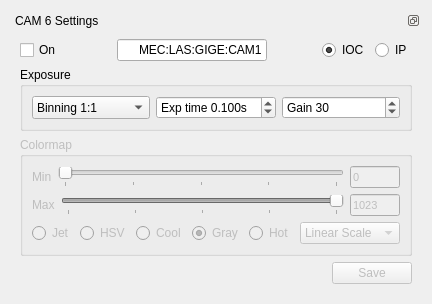
        <widget class="QWidget" name="tab_6">
         <attribute name="title">
          <string>C 6</string>
         </attribute>
         <layout class="QGridLayout" name="gridLayout_5">
          <item row="0" column="0">
           <widget class="QDockWidget" name="dockWidget_1_6">
            <property name="features">
             <set>QDockWidget::DockWidgetFloatable|QDockWidget::DockWidgetMovable</set>
            </property>
            <property name="windowTitle">
             <string>CAM 6 Settings</string>
            </property>
            <widget class="QWidget" name="dockWidgetContents_1_6">
             <layout class="QGridLayout" name="gridLayout_38">
              <item row="0" column="0">
               <layout class="QHBoxLayout" name="horizontalLayout_46">
                <item>
                 <widget class="QCheckBox" name="cB_on_6">
                  <property name="cursor">
                   <cursorShape>PointingHandCursor</cursorShape>
                  </property>
                  <property name="text">
                   <string>On</string>
                  </property>
                  <property name="checked">
                   <bool>false</bool>
                  </property>
                 </widget>
                </item>
                <item>
                 <spacer name="horizontalSpacer_19">
                  <property name="orientation">
                   <enum>Qt::Horizontal</enum>
                  </property>
                  <property name="sizeHint" stdset="0">
                   <size>
                    <width>40</width>
                    <height>20</height>
                   </size>
                  </property>
                 </spacer>
                </item>
                <item>
                 <widget class="QLineEdit" name="lEpvname_6">
                  <property name="sizePolicy">
                   <sizepolicy hsizetype="Preferred" vsizetype="Preferred">
                    <horstretch>0</horstretch>
                    <verstretch>0</verstretch>
                   </sizepolicy>
                  </property>
                  <property name="minimumSize">
                   <size>
                    <width>150</width>
                    <height>0</height>
                   </size>
                  </property>
                  <property name="maximumSize">
                   <size>
                    <width>16777215</width>
                    <height>30</height>
                   </size>
                  </property>
                  <property name="text">
                   <string>MEC:LAS:GIGE:CAM1</string>
                  </property>
                  <property name="alignment">
                   <set>Qt::AlignRight|Qt::AlignTrailing|Qt::AlignVCenter</set>
                  </property>
                 </widget>
                </item>
                <item>
                 <spacer name="horizontalSpacer_56">
                  <property name="orientation">
                   <enum>Qt::Horizontal</enum>
                  </property>
                  <property name="sizeHint" stdset="0">
                   <size>
                    <width>40</width>
                    <height>20</height>
                   </size>
                  </property>
                 </spacer>
                </item>
                <item>
                 <widget class="QRadioButton" name="rB_iocmod_6">
                  <property name="text">
                   <string>IOC</string>
                  </property>
                  <property name="checked">
                   <bool>true</bool>
                  </property>
                 </widget>
                </item>
                <item>
                 <widget class="QRadioButton" name="rB_ipmod_6">
                  <property name="text">
                   <string>IP</string>
                  </property>
                 </widget>
                </item>
               </layout>
              </item>
              <item row="1" column="0">
               <widget class="QGroupBox" name="groupBox_21">
                <property name="title">
                 <string>Exposure</string>
                </property>
                <layout class="QGridLayout" name="gridLayout_39">
                 <item row="0" column="2">
                  <widget class="QSpinBox" name="iS_gain_6">
                   <property name="suffix">
                    <string/>
                   </property>
                   <property name="prefix">
                    <string>Gain </string>
                   </property>
                   <property name="maximum">
                    <number>35</number>
                   </property>
                   <property name="value">
                    <number>30</number>
                   </property>
                  </widget>
                 </item>
                 <item row="0" column="0">
                  <widget class="QComboBox" name="cmB_bin_6">
                   <property name="sizePolicy">
                    <sizepolicy hsizetype="Preferred" vsizetype="Preferred">
                     <horstretch>0</horstretch>
                     <verstretch>0</verstretch>
                    </sizepolicy>
                   </property>
                   <property name="maximumSize">
                    <size>
                     <width>16777215</width>
                     <height>16777215</height>
                    </size>
                   </property>
                   <item>
                    <property name="text">
                     <string>Binning 1:1</string>
                    </property>
                   </item>
                   <item>
                    <property name="text">
                     <string>Binning 2:2</string>
                    </property>
                   </item>
                   <item>
                    <property name="text">
                     <string>Binning 3:3</string>
                    </property>
                   </item>
                   <item>
                    <property name="text">
                     <string>Binning 8:8</string>
                    </property>
                   </item>
                  </widget>
                 </item>
                 <item row="0" column="1">
                  <widget class="QDoubleSpinBox" name="dS_expt_6">
                   <property name="prefix">
                    <string>Exp time </string>
                   </property>
                   <property name="suffix">
                    <string>s</string>
                   </property>
                   <property name="decimals">
                    <number>3</number>
                   </property>
                   <property name="minimum">
                    <double>0.050000000000000</double>
                   </property>
                   <property name="maximum">
                    <double>60.000000000000000</double>
                   </property>
                   <property name="singleStep">
                    <double>0.100000000000000</double>
                   </property>
                   <property name="value">
                    <double>0.100000000000000</double>
                   </property>
                  </widget>
                 </item>
                </layout>
               </widget>
              </item>
              <item row="2" column="0">
               <widget class="QGroupBox" name="groupBox_22">
                <property name="enabled">
                 <bool>false</bool>
                </property>
                <property name="title">
                 <string>Colormap</string>
                </property>
                <layout class="QGridLayout" name="gridLayout_40">
                 <item row="0" column="0">
                  <layout class="QVBoxLayout" name="verticalLayout_27">
                   <item>
                    <layout class="QVBoxLayout" name="verticalLayout_28">
                     <item>
                      <layout class="QHBoxLayout" name="horizontalLayout_47">
                       <item>
                        <widget class="QLabel" name="labelRangeMin_6">
                         <property name="text">
                          <string>Min</string>
                         </property>
                        </widget>
                       </item>
                       <item>
                        <widget class="QSlider" name="hSRngMin_6">
                         <property name="sizePolicy">
                          <sizepolicy hsizetype="Expanding" vsizetype="Fixed">
                           <horstretch>3</horstretch>
                           <verstretch>0</verstretch>
                          </sizepolicy>
                         </property>
                         <property name="maximum">
                          <number>1023</number>
                         </property>
                         <property name="orientation">
                          <enum>Qt::Horizontal</enum>
                         </property>
                         <property name="tickPosition">
                          <enum>QSlider::TicksBelow</enum>
                         </property>
                         <property name="tickInterval">
                          <number>256</number>
                         </property>
                        </widget>
                       </item>
                       <item>
                        <widget class="QLineEdit" name="lERngMin_6">
                         <property name="sizePolicy">
                          <sizepolicy hsizetype="Fixed" vsizetype="Fixed">
                           <horstretch>1</horstretch>
                           <verstretch>0</verstretch>
                          </sizepolicy>
                         </property>
                         <property name="minimumSize">
                          <size>
                           <width>10</width>
                           <height>0</height>
                          </size>
                         </property>
                         <property name="maximumSize">
                          <size>
                           <width>50</width>
                           <height>16777215</height>
                          </size>
                         </property>
                         <property name="font">
                          <font>
                           <pointsize>8</pointsize>
                          </font>
                         </property>
                         <property name="text">
                          <string>0</string>
                         </property>
                        </widget>
                       </item>
                      </layout>
                     </item>
                     <item>
                      <layout class="QHBoxLayout" name="horizontalLayout_48">
                       <item>
                        <widget class="QLabel" name="labelRangeMax_6">
                         <property name="text">
                          <string>Max</string>
                         </property>
                        </widget>
                       </item>
                       <item>
                        <widget class="QSlider" name="hSRngMax_6">
                         <property name="sizePolicy">
                          <sizepolicy hsizetype="Expanding" vsizetype="Fixed">
                           <horstretch>3</horstretch>
                           <verstretch>0</verstretch>
                          </sizepolicy>
                         </property>
                         <property name="maximum">
                          <number>1023</number>
                         </property>
                         <property name="sliderPosition">
                          <number>1023</number>
                         </property>
                         <property name="orientation">
                          <enum>Qt::Horizontal</enum>
                         </property>
                         <property name="invertedAppearance">
                          <bool>false</bool>
                         </property>
                         <property name="invertedControls">
                          <bool>false</bool>
                         </property>
                         <property name="tickPosition">
                          <enum>QSlider::TicksBelow</enum>
                         </property>
                         <property name="tickInterval">
                          <number>256</number>
                         </property>
                        </widget>
                       </item>
                       <item>
                        <widget class="QLineEdit" name="lERngMax_6">
                         <property name="sizePolicy">
                          <sizepolicy hsizetype="Fixed" vsizetype="Fixed">
                           <horstretch>1</horstretch>
                           <verstretch>0</verstretch>
                          </sizepolicy>
                         </property>
                         <property name="minimumSize">
                          <size>
                           <width>10</width>
                           <height>0</height>
                          </size>
                         </property>
                         <property name="maximumSize">
                          <size>
                           <width>50</width>
                           <height>16777215</height>
                          </size>
                         </property>
                         <property name="font">
                          <font>
                           <pointsize>8</pointsize>
                          </font>
                         </property>
                         <property name="text">
                          <string>1023</string>
                         </property>
                        </widget>
                       </item>
                      </layout>
                     </item>
                     <item>
                      <layout class="QHBoxLayout" name="horizontalLayout_49">
                       <item>
                        <widget class="QRadioButton" name="rBColor_Jet_6">
                         <property name="text">
                          <string>Jet</string>
                         </property>
                        </widget>
                       </item>
                       <item>
                        <widget class="QRadioButton" name="rBColor_HSV_6">
                         <property name="text">
                          <string>HSV</string>
                         </property>
                        </widget>
                       </item>
                       <item>
                        <widget class="QRadioButton" name="rBColor_Cool_6">
                         <property name="text">
                          <string>Cool</string>
                         </property>
                        </widget>
                       </item>
                       <item>
                        <widget class="QRadioButton" name="rBColor_Gray_6">
                         <property name="text">
                          <string>Gray</string>
                         </property>
                         <property name="checked">
                          <bool>true</bool>
                         </property>
                        </widget>
                       </item>
                       <item>
                        <widget class="QRadioButton" name="rBColor_Hot_6">
                         <property name="text">
                          <string>Hot</string>
                         </property>
                         <property name="checked">
                          <bool>false</bool>
                         </property>
                        </widget>
                       </item>
                       <item>
                        <widget class="QComboBox" name="cBoxScale_6">
                         <property name="minimumSize">
                          <size>
                           <width>100</width>
                           <height>0</height>
                          </size>
                         </property>
                         <item>
                          <property name="text">
                           <string>Linear Scale</string>
                          </property>
                         </item>
                         <item>
                          <property name="text">
                           <string>Log Scale</string>
                          </property>
                         </item>
                         <item>
                          <property name="text">
                           <string>Exp Scale</string>
                          </property>
                         </item>
                        </widget>
                       </item>
                      </layout>
                     </item>
                    </layout>
                   </item>
                  </layout>
                 </item>
                </layout>
               </widget>
              </item>
              <item row="3" column="0">
               <layout class="QHBoxLayout" name="horizontalLayout_50">
                <item>
                 <spacer name="horizontalSpacer_20">
                  <property name="orientation">
                   <enum>Qt::Horizontal</enum>
                  </property>
                  <property name="sizeHint" stdset="0">
                   <size>
                    <width>40</width>
                    <height>20</height>
                   </size>
                  </property>
                 </spacer>
                </item>
                <item>
                 <widget class="QPushButton" name="pB_save_6">
                  <property name="enabled">
                   <bool>false</bool>
                  </property>
                  <property name="text">
                   <string>Save</string>
                  </property>
                 </widget>
                </item>
               </layout>
              </item>
             </layout>
            </widget>
           </widget>
          </item>
         </layout>
        </widget>
